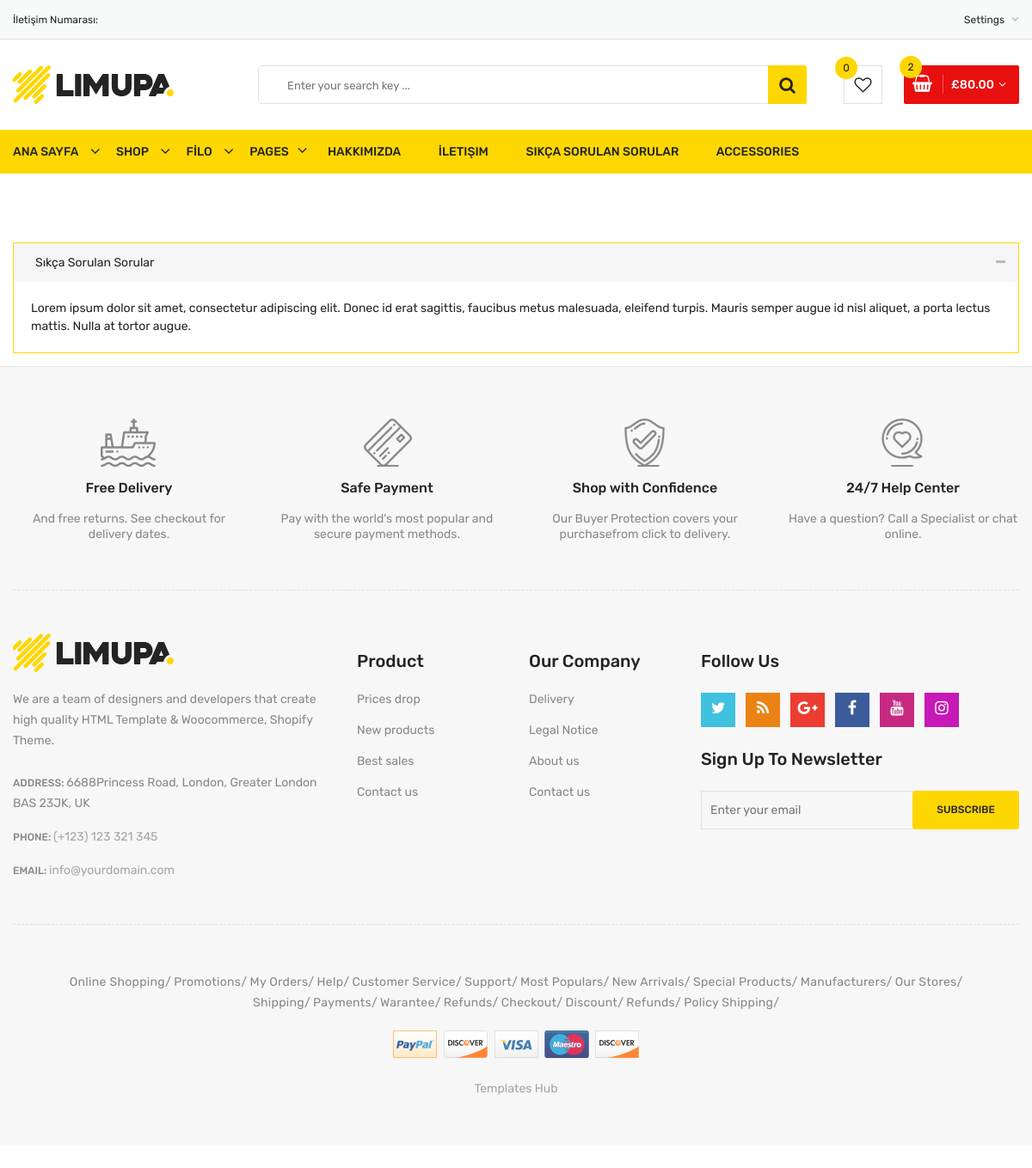
The page /sss/ on the database as committed earlier.
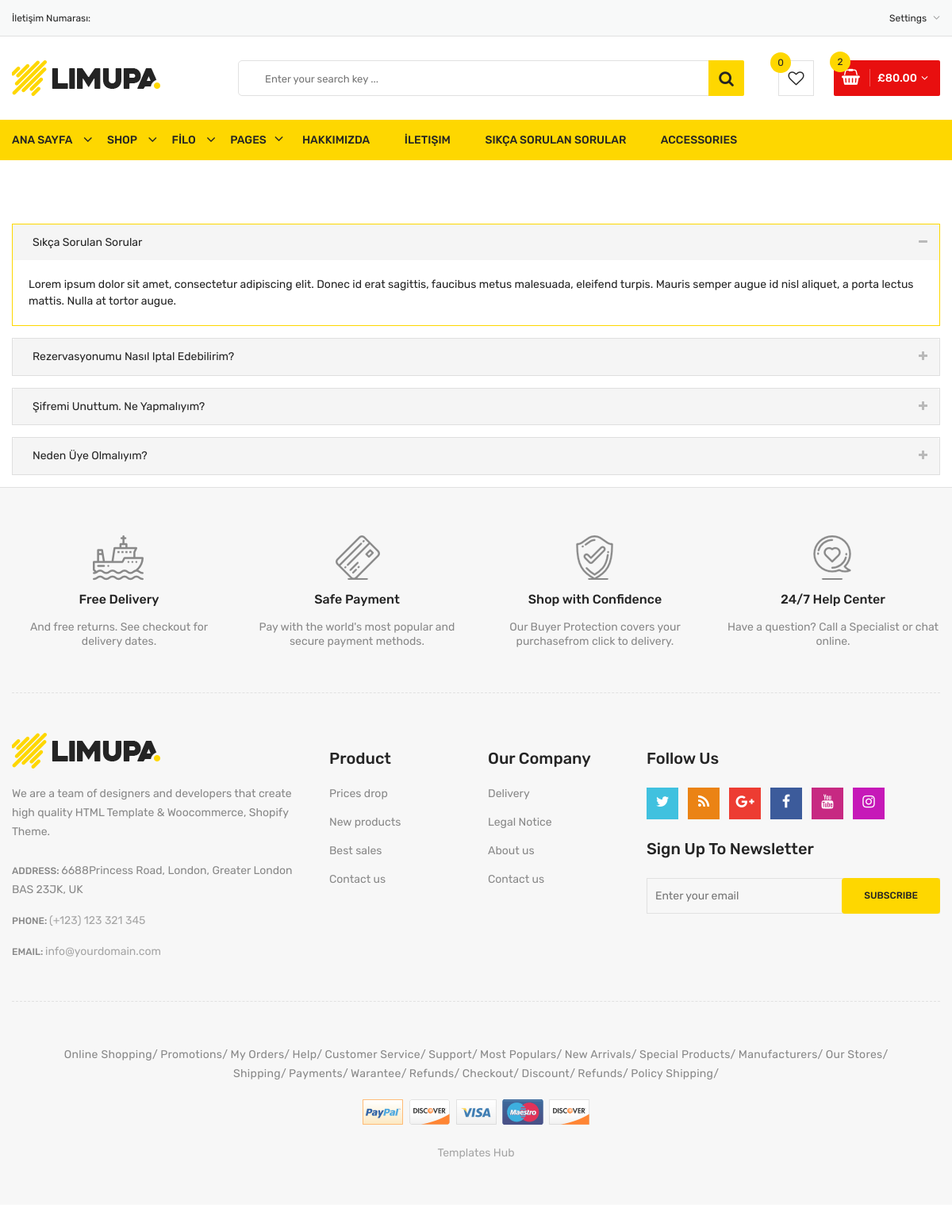
The same page on the database as committed later.
### home/models.py (models this page shows, shortened)
class FAQ(models.Model):
    STATUS = (
        ('True', 'Evet'),
        ('False', 'Hayır'),
    )
    question = models.CharField(max_length=150)
    ordernumber = models.IntegerField()
    answer = models.TextField()
    status = models.CharField(max_length=10, choices=STATUS)
    create_at = models.DateTimeField(auto_now_add=True)
    update_at = models.DateTimeField(auto_now=True)

### home/views.py (the view)
# urls.py: path('sss/', views.faq, name='faq'),
def faq(request):
    category = Category.objects.all()
    faq = FAQ.objects.all().order_by('ordernumber')
    context = {
        'category': category,
        'faq' : faq,
    }
    return render(request, 'faq.html', context)

### home/templates/faq.html (shortened to what this page needs)
{% extends "homebase.html" %}
{% load static %}
{% block content %}
           <div class="frequently-area pt-60 pb-50">
                <div class="container">
                    <div class="row">
                        <div class="col-md-12">
                            <div class="frequently-accordion">
                                <div id="accordion">
                                  <div class="card actives">
                                    <div class="card-header" id="headingOne">
                                      <h5 class="mb-0">
                                        <a class="" data-toggle="collapse" data-target="#collapseOne" aria-expanded="true" aria-controls="collapseOne">
                                          Sıkça Sorulan Sorular
                                        </a>
                                      </h5>
                                    </div>
                                    <div id="collapseOne" class="collapse show" aria-labelledby="headingOne" data-parent="#accordion">
                                      <div class="card-body">
                                        Lorem ipsum dolor sit amet, consectetur adipiscing elit. Donec id erat sagittis, faucibus metus malesuada, eleifend turpis. Mauris semper augue id nisl aliquet, a porta lectus mattis. Nulla at tortor augue.
                                      </div>
                                    </div>
                                  </div>
                                    {% for rs in faq %}
                                  <div class="card">
                                    <div class="card-header" id="headingTwo">
                                      <h5 class="mb-0">
                                        <a class="collapsed" data-toggle="collapse" data-target="#{{ rs.id }}" aria-expanded="false" aria-controls="collapseTwo">
                                          {{ rs.question }}
                                        </a>
                                      </h5>
                                    </div>
                                  </div>
                                    {% endfor %}
                            </div>
                        </div>
                    </div>
                </div>
            </div>
{% endblock %}

Rows that differ between the two databases and show on the page:
added FAQ: question "Rezervasyonumu Nasıl Iptal Edebilirim?"
added FAQ: question "Şifremi Unuttum. Ne Yapmalıyım?"
added FAQ: question "Neden Üye Olmalıyım?"
